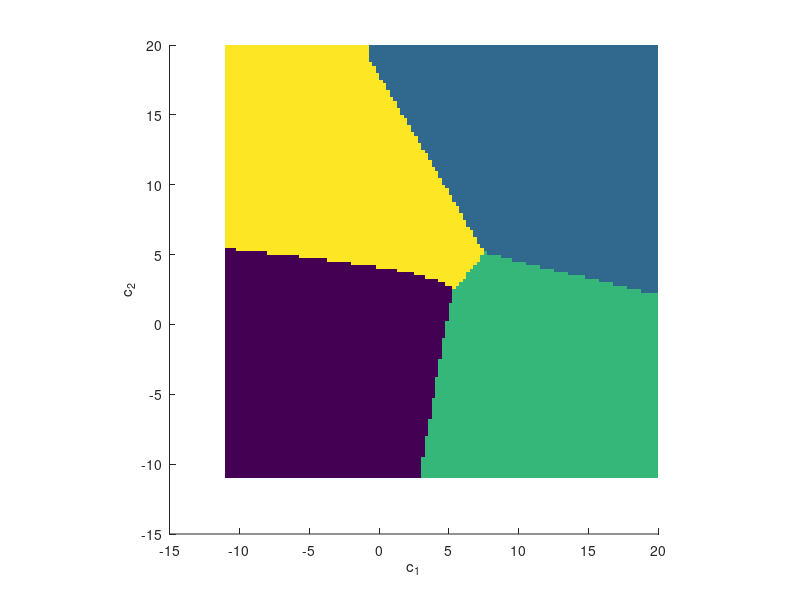
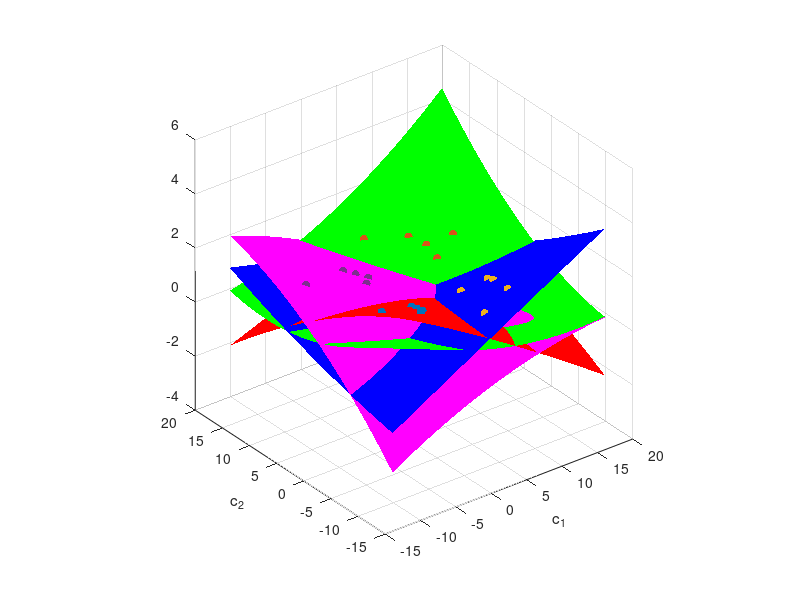

The MATLAB script that drew these images, in order:
clear;
load('data.mat');
%% a)
p1 = [ones(1, size(k1, 2)); k1; k1(1,:).*k1(1,:); k1(1,:).*k1(2,:); k1(2,:).*k1(2,:)]
p2 = [ones(1, size(k2, 2)); k2; k2(1,:).*k2(1,:); k2(1,:).*k2(2,:); k2(2,:).*k2(2,:)]
p3 = [ones(1, size(k3, 2)); k3; k3(1,:).*k3(1,:); k3(1,:).*k3(2,:); k3(2,:).*k3(2,:)]
p4 = [ones(1, size(k4, 2)); k4; k4(1,:).*k4(1,:); k4(1,:).*k4(2,:); k4(2,:).*k4(2,:)]

%% b)
d = [
    repmat([1 0 0 0], size(k1, 2), 1)
    repmat([0 1 0 0], size(k2, 2), 1)
    repmat([0 0 1 0], size(k3, 2), 1)
    repmat([0 0 0 1], size(k4, 2), 1)
]';

p = [p1 p2 p3 p4];

%% c1)
A = (d/p)';

%% c2)
E1 = p*p' / size(p, 2);
E2 = p*d' / size(p, 2);
A = inv(E1) * E2;

%% d)
c = [
    -2  6  5 -5
     2 12 -3  7
];

c = [ones(1, size(c, 2)); c; c(1,:).*c(1,:); c(1,:).*c(2,:); c(2,:).*c(2,:)];

d_c = A' * c;

[v, i] = min(abs(1 - d_c)); i

%% e)
mid = [4.5, 4.5];
x = mid(1)-15:0.25:mid(1)+15;
y = mid(2)-15:0.25:mid(2)+15;

[X, Y] = meshgrid(x, y);
c = [
    X(:)'
    Y(:)'
];
c = [ones(1, size(c, 2)); c; c(1,:).*c(1,:); c(1,:).*c(2,:); c(2,:).*c(2,:)];

d_c = A' * c;
[V, I] = max(d_c);

figure(1)
scatter(X(:), Y(:), 100, I(:), 's', 'fill');
xlabel('c_1');
ylabel('c_2');

axis square

figure(2)
surf(x, y, reshape(d_c(1,:), length(x), length(y)), 'FaceColor', 'r', 'EdgeColor', 'None');
hold on
surf(x, y, reshape(d_c(2,:), length(x), length(y)), 'FaceColor', 'g', 'EdgeColor', 'None');
surf(x, y, reshape(d_c(3,:), length(x), length(y)), 'FaceColor', 'b', 'EdgeColor', 'None');
surf(x, y, reshape(d_c(4,:), length(x), length(y)), 'FaceColor', 'm', 'EdgeColor', 'None');

scatter3(k1(1,:), k1(2,:), max(A'*p1), 'bo', 'filled');
scatter3(k2(1,:), k2(2,:), max(A'*p2), 'ko', 'filled');
scatter3(k3(1,:), k3(2,:), max(A'*p3), 'mo', 'filled');
scatter3(k4(1,:), k4(2,:), max(A'*p4), 'wo', 'filled');

xlabel('c_1');
ylabel('c_2');

axis square
hold off